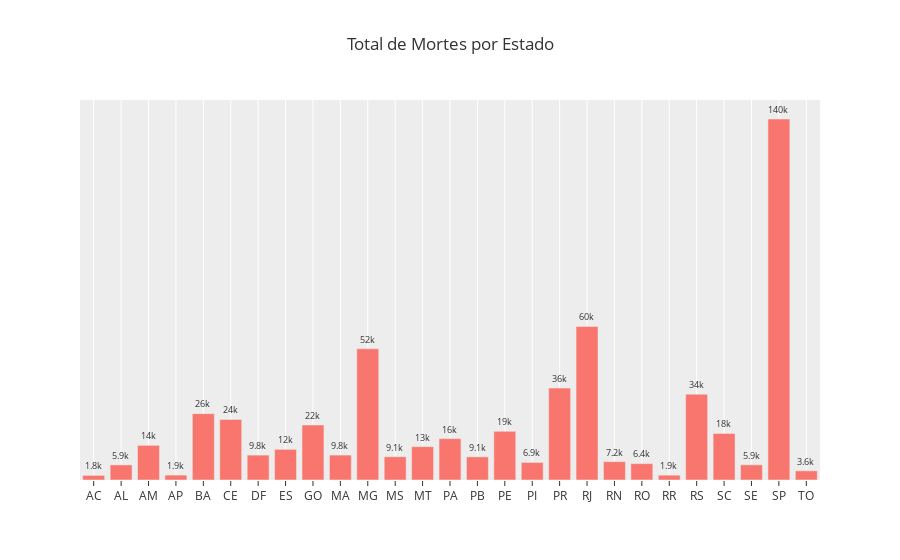

The notebook cell this image was saved under:
### Code cell
totalmortes = df.groupby('state')['new_deaths'].sum()

fig = go.Figure()
fig.add_trace(go.Bar(
        y=totalmortes,
        x=totalmortes.index,
        orientation='v',
        text=totalmortes,
        textposition='auto'
))

fig.update_traces(texttemplate='%{text:.2s}', textposition='outside')
fig.update_layout(uniformtext_minsize=8, uniformtext_mode='hide', template='ggplot2', title_text='Total de Mortes por Estado')
fig.update_yaxes(visible=False, showticklabels=False)
fig.show()

### Figure 1 — Plotly figure (JSON) as saved in the notebook; plotly's stock layout.template omitted (floating-point values rounded to 4 significant figures)
{"data": [{"orientation": "v", "text": ["1805", "5923", "13605", "1931", "26046", "23775", "9772", "12019", "21584", "9783", "51502", "9113", "13087", "16224", "9076", "19101", "6888", "36065", "60266", "7197", "6424", "1902", "33669", "18265", "5942", "141664", "3585"], "textposition": "outside", "texttemplate": "%{text:.2s}", "type": "bar", "x": ["AC", "AL", "AM", "AP", "BA", "CE", "DF", "ES", "GO", "MA", "MG", "MS", "MT", "PA", "PB", "PE", "PI", "PR", "RJ", "RN", "RO", "RR", "RS", "SC", "SE", "SP", "TO"], "y": [1805, 5923, 13605, 1931, 26046, 23775, 9772, 12019, 21584, 9783, 51502, 9113, 13087, 16224, 9076, 19101, 6888, 36065, 60266, 7197, 6424, 1902, 33669, 18265, 5942, 141664, 3585]}], "layout": {"title": {"text": "Total de Mortes por Estado"}, "uniformtext": {"minsize": 8, "mode": "hide"}, "yaxis": {"showticklabels": false, "visible": false}}}
